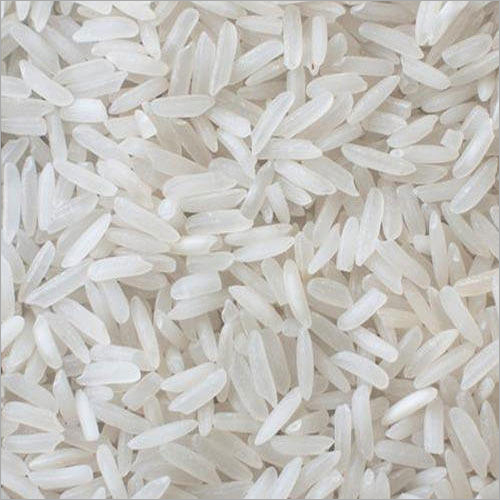
#> input picture ICE-3208 (Digital Image and Speech Processing Sessional)/rice.tiff, 500 x 500 px
$ python p16.py
#> lines starting #> are read from the running program, lines starting #| are printed output that depends on the picture; after the words box and inside, x2 and y2 are one past the last pixel; in counts of white or black regions, pixels touching at a corner belong together
import cv2
import numpy as np
import matplotlib.pyplot as plt
from skimage import measure

# Load image
img = cv2.imread('rice.tiff', 0)
#> img: shape (500, 500); min 72, max 250, mean 195.3

# Apply thresholding (Otsu)
_, thresh = cv2.threshold(img, 0, 255,
                          cv2.THRESH_BINARY + cv2.THRESH_OTSU)
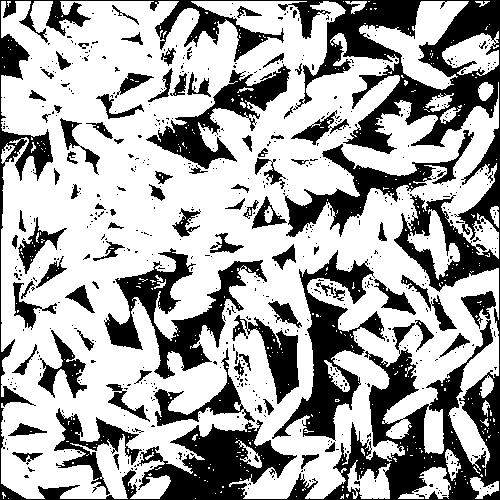
#> thresh: shape (500, 500); 65.7% white; 691 black regions (601 under 20 px), largest, box (x1, y1, x2, y2) and area: (0, 0, 500, 500) 43589, (272, 250, 385, 441) 6346, (104, 248, 267, 379) 6284

# Invert if necessary (rice should be white)
thresh = cv2.bitwise_not(thresh)

# Remove noise using morphological opening
kernel = np.ones((3,3), np.uint8)
clean = cv2.morphologyEx(thresh, cv2.MORPH_OPEN, kernel)
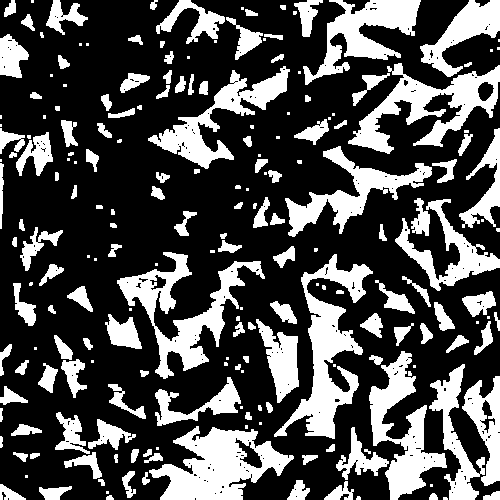
#> clean: shape (500, 500); 30.3% white; 208 white regions (65 under 20 px)

# Label connected components
labels = measure.label(clean, connectivity=2)
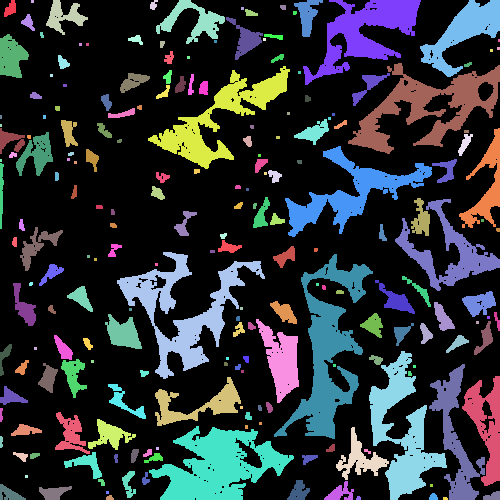
#> labels: shape (500, 500) int64; 209 distinct labels, from 0 to 208; one colour per label, 0 black

# Get properties
properties = measure.regionprops(labels)
#> properties = 208 regions; largest, box (x1, y1, x2, y2) and area: (274, 254, 373, 439) 5802, (149, 426, 294, 500) 5689, (117, 252, 265, 379) 5163, (348, 63, 500, 154) 4829, (369, 351, 447, 500) 4404

# Count rice grains
rice_count = len(properties)
#> rice_count = 208
print("Total number of rice grains:", rice_count)
#| Total number of rice grains: 208

# Lists to store features
areas = []
perimeters = []
major_axes = []

for prop in properties:
    areas.append(prop.area)
    perimeters.append(prop.perimeter)
    major_axes.append(prop.major_axis_length)
#> after the loop, areas = 208 values, max 5802 at index 113, min 6 at index 19, mean 363.8; major_axes = 208 values, max 210 at index 113, min 3.27 at index 1, mean 24.81; perimeters = 208 values, max 1210.5 at index 112, min 6 at index 19, mean 96

# Display properties
for i, prop in enumerate(properties):
    print(f"Rice {i+1}: Area={prop.area}, "
          f"Perimeter={prop.perimeter:.2f}, "
          f"Major Axis Length={prop.major_axis_length:.2f}")
#> this loop made 208 passes
#| Rice 1: Area=129.0, Perimeter=48.73, Major Axis Length=18.45
#| Rice 2: Area=9.0, Perimeter=8.00, Major Axis Length=3.27
#| Rice 3: Area=622.0, Perimeter=192.27, Major Axis Length=42.74
#| Rice 4: Area=51.0, Perimeter=30.07, Major Axis Length=11.06
#| Rice 5: Area=1080.0, Perimeter=316.04, Major Axis Length=71.89
#| Rice 6: Area=502.0, Perimeter=137.36, Major Axis Length=41.14
#| Rice 7: Area=3890.0, Perimeter=733.53, Major Axis Length=127.91
#| Rice 8: Area=2376.0, Perimeter=378.33, Major Axis Length=106.89
#> (further printed lines are left out)

# Filter by specific area range
min_area = 100
max_area = 1000

filtered = [prop for prop in properties if min_area <= prop.area <= max_area]
#> filtered = 64 regions; largest, box (x1, y1, x2, y2) and area: (336, 427, 389, 480) 910, (0, 34, 29, 78) 853, (16, 132, 53, 176) 794, (105, 314, 142, 349) 771, (55, 412, 90, 454) 660
print("\nRice grains within area range:", len(filtered))

# Plot labeled image
plt.figure(figsize=(6,6))
plt.imshow(labels, cmap='nipy_spectral')
plt.title("Labeled Rice Grains")
plt.axis('off')
plt.show()

$ run again, with ICE-3208 (Digital Image and Speech Processing Sessional)/input.jpg saved as ICE-3208 (Digital Image and Speech Processing Sessional)/rice.tiff
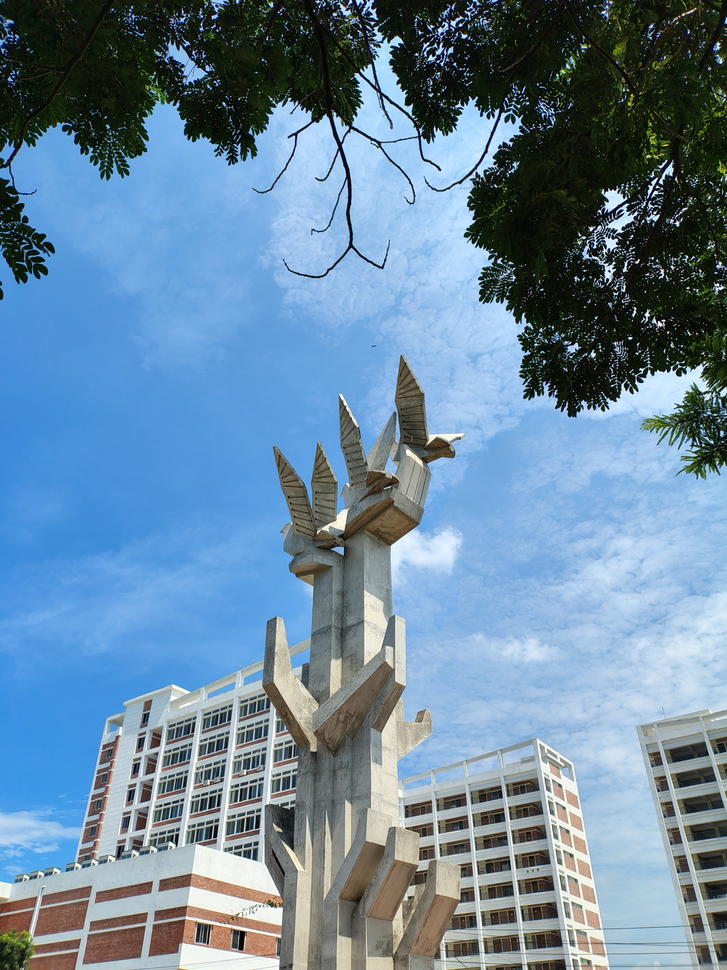
#> input picture ICE-3208 (Digital Image and Speech Processing Sessional)/input.jpg, 727 x 970 px, shrunk from 1536 x 2048 before the run
#> `_, thresh = cv2.threshold(img, 0, 255, cv2.THRESH_BINARY + cv2.THRESH_..`:
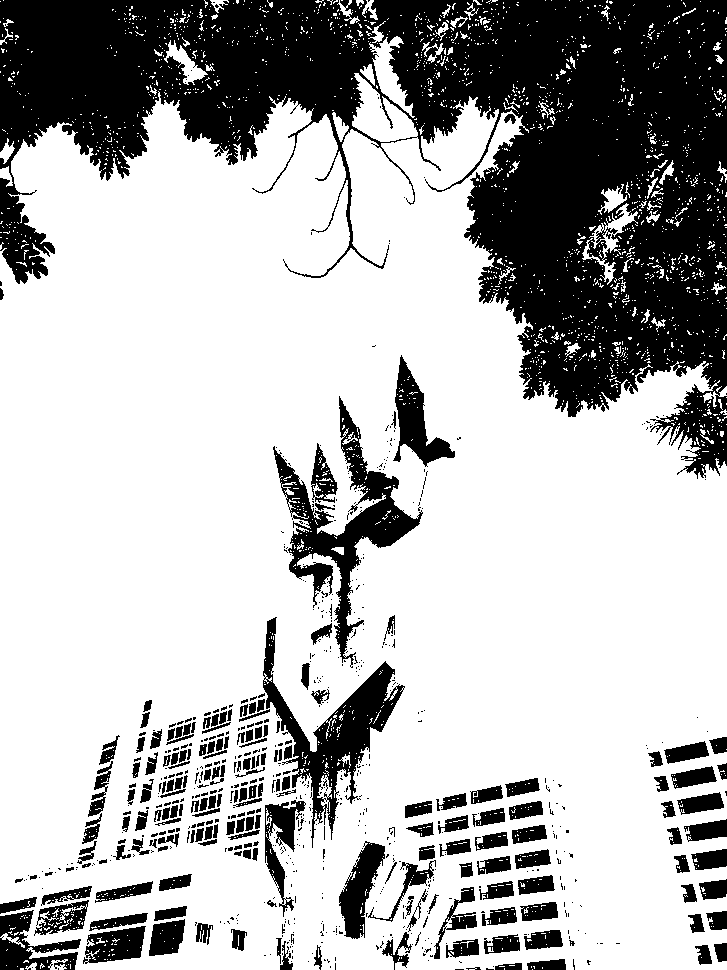
#> thresh: shape (970, 727); 70.1% white; 751 black regions (547 under 20 px), largest, box (x1, y1, x2, y2) and area: (0, 0, 727, 479) 149919, (273, 396, 423, 668) 8788, (263, 617, 405, 848) 7683
#> clean: shape (970, 727); 27.5% white; 350 white regions (124 under 20 px)
#> `labels = measure.label(clean, connectivity=2)`:
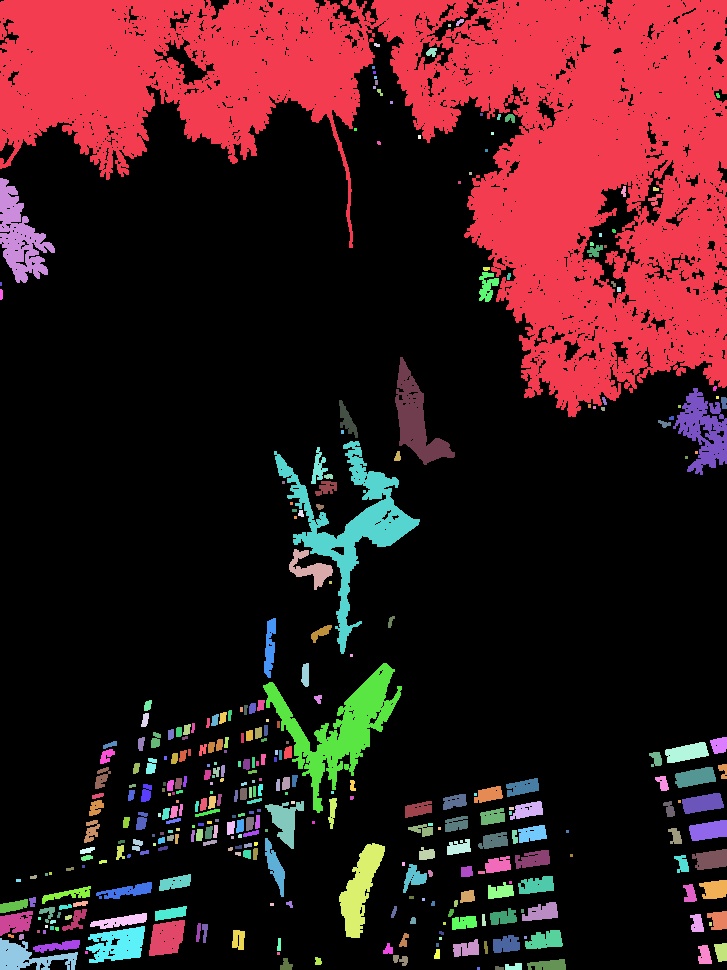
#> labels: shape (970, 727) int64; 351 distinct labels, from 0 to 350; one colour per label, 0 black
#> properties = 350 regions; largest, box (x1, y1, x2, y2) and area: (0, 0, 727, 417) 136499, (274, 441, 420, 654) 6474, (263, 663, 402, 813) 6020, (0, 178, 55, 283) 2751, (395, 357, 455, 465) 2478
#> rice_count = 350
#| Total number of rice grains: 350
#> after the loop `for prop in properties:`: areas = 350 values, max 136499 at index 0, min 8 at index 36, mean 553.9; major_axes = 350 values, max 896.9 at index 0, min 3.27 at index 2, mean 18.44; perimeters = 350 values, max 17480.2 at index 0, min 8 at index 2, mean 103.2
#> the loop `for i, prop in enumerate(properties):` made 350 passes
#| Rice 1: Area=136499.0, Perimeter=17480.24, Major Axis Length=896.94
#| Rice 2: Area=32.0, Perimeter=22.49, Major Axis Length=10.48
#| Rice 3: Area=9.0, Perimeter=8.00, Major Axis Length=3.27
#| Rice 4: Area=19.0, Perimeter=14.83, Major Axis Length=6.93
#| Rice 5: Area=70.0, Perimeter=35.56, Major Axis Length=11.55
#> (further printed lines are left out)
#> filtered = 78 regions; largest, box (x1, y1, x2, y2) and area: (149, 920, 185, 956) 986, (265, 801, 304, 849) 857, (289, 549, 333, 590) 713, (682, 793, 724, 814) 619, (689, 820, 727, 841) 610
